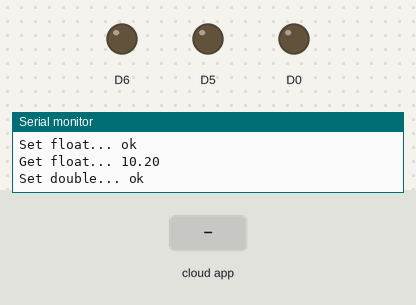
Bench run of a sketch on a simulated ESP8266 (NodeMCU). On the bench: output pins drawn as LEDs (lit = HIGH), the last lines printed to the serial monitor. Inputs (shaded band) come from the test bench. WiFi joins after 1.5 s; servers stay silent unless stated; the Firebase database answers and starts empty.

Above: at 3.3 s.
3.4 s: the phone or cloud app sets string1 to ON
At 4.6 s:
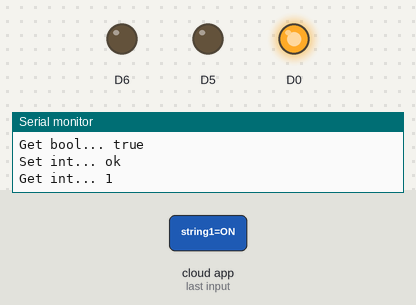
5.4 s: the phone or cloud app sets string2 to ON
At 6.8 s:
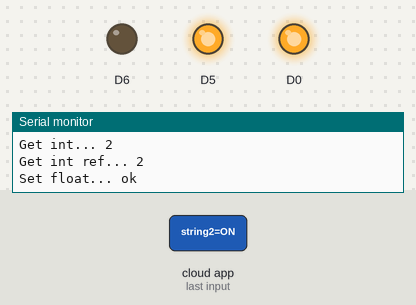
7.3 s: the phone or cloud app sets string1 to OFF
At 8.9 s:
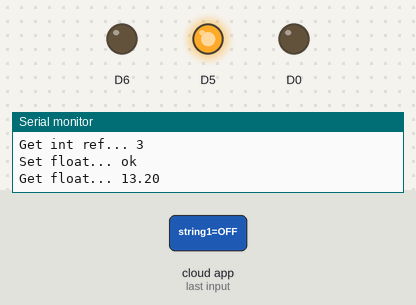
9.3 s: the phone or cloud app sets string3 to ON
At 10.9 s:
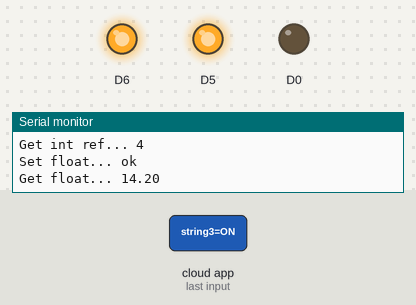
11.2 s: the phone or cloud app sets string2 to T
At 12.1 s:
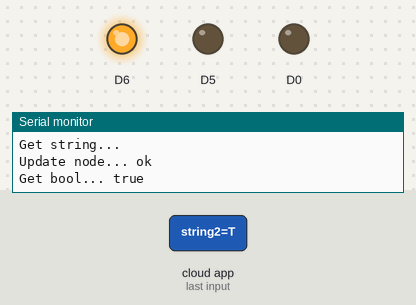
13.2 s: the phone or cloud app sets string1 to ON
At 14.3 s:
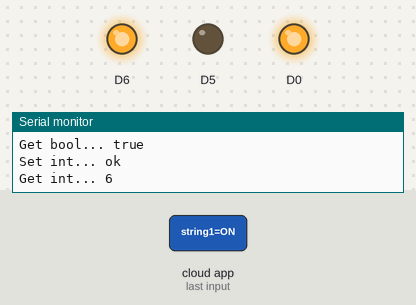
Timing chart, 0 to 16.1 s (numbered marks = the images above; inputs shaded):
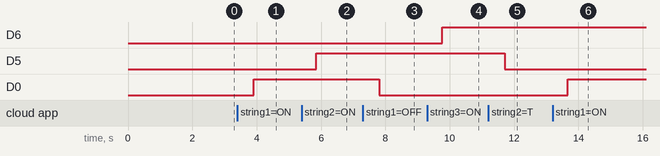

The sketch:

code7.ino
```cpp
#include <Arduino.h>
#include <ESP8266WiFi.h>
#include <FirebaseESP8266.h>
#include "DHT.h"
// Provide the token generation process info.
#include <addons/TokenHelper.h>
// Provide the RTDB payload printing info and other helper functions.
#include <addons/RTDBHelper.h>

/* 1. Define the WiFi credentials */
#define WIFI_SSID "Wifi-2300"
#define WIFI_PASSWORD "Wi2300Fi"
#define DHTTYPE DHT11
// For the following credentials, see examples/Authentications/SignInAsUser/EmailPassword/EmailPassword.ino

/* 2. Define the API Key */
#define API_KEY ""

/* 3. Define the RTDB URL */
#define DATABASE_URL "https://esp-firebase-demo-default-rtdb.europe-west1.firebasedatabase.app/" //<databaseName>.firebaseio.com or <databaseName>.<region>.firebasedatabase.app

/* 4. Define the user Email and password that alreadey registerd or added in your project */
#define USER_EMAIL "inform.k12.1@gmail.com"
#define USER_PASSWORD "Informk.12"


// Define Firebase Data object
FirebaseData fbdo;

FirebaseAuth auth;
FirebaseConfig config;

unsigned long sendDataPrevMillis = 0;

unsigned long count = 0;

#if defined(ARDUINO_RASPBERRY_PI_PICO_W)
WiFiMulti multi;
#endif

// DHT Sensor
uint8_t DHTPin = D8;

// Initialize DHT sensor.
DHT dht(DHTPin, DHTTYPE);

float Temperature;
int Humidity;

void setup()
{

  Serial.begin(115200);

  pinMode(DHTPin, INPUT);//dht

  dht.begin(); //dht

#if defined(ARDUINO_RASPBERRY_PI_PICO_W)
  multi.addAP(WIFI_SSID, WIFI_PASSWORD);
  multi.run();
#else
  WiFi.begin(WIFI_SSID, WIFI_PASSWORD);
#endif

  Serial.print("Connecting to Wi-Fi");
  unsigned long ms = millis();
  while (WiFi.status() != WL_CONNECTED)
  {
    Serial.print(".");
    delay(300);
#if defined(ARDUINO_RASPBERRY_PI_PICO_W)
    if (millis() - ms > 10000)
      break;
#endif
  }
  Serial.println();
  Serial.print("Connected with IP: ");
  Serial.println(WiFi.localIP());
  Serial.println();

  Serial.printf("Firebase Client v%s\n\n", FIREBASE_CLIENT_VERSION);

  /* Assign the api key (required) */
  config.api_key = API_KEY;

  /* Assign the user sign in credentials */
  auth.user.email = USER_EMAIL;
  auth.user.password = USER_PASSWORD;

  /* Assign the RTDB URL (required) */
  config.database_url = DATABASE_URL;

  /* Assign the callback function for the long running token generation task */
  config.token_status_callback = tokenStatusCallback; // see addons/TokenHelper.h

  // Comment or pass false value when WiFi reconnection will control by your code or third party library e.g. WiFiManager
  Firebase.reconnectNetwork(true);

  // Since v4.4.x, BearSSL engine was used, the SSL buffer need to be set.
  // Large data transmission may require larger RX buffer, otherwise connection issue or data read time out can be occurred.
  fbdo.setBSSLBufferSize(4096 /* Rx buffer size in bytes from 512 - 16384 */, 1024 /* Tx buffer size in bytes from 512 - 16384 */);

  // The WiFi credentials are required for Pico W
  // due to it does not have reconnect feature.
#if defined(ARDUINO_RASPBERRY_PI_PICO_W)
  config.wifi.clearAP();
  config.wifi.addAP(WIFI_SSID, WIFI_PASSWORD);
#endif

  // Or use legacy authenticate method
  // config.database_url = DATABASE_URL;
  // config.signer.tokens.legacy_token = "<database secret>";

  // To connect without auth in Test Mode, see Authentications/TestMode/TestMode.ino

  //////////////////////////////////////////////////////////////////////////////////////////////
  // Please make sure the device free Heap is not lower than 80 k for ESP32 and 10 k for ESP8266,
  // otherwise the SSL connection will fail.
  //////////////////////////////////////////////////////////////////////////////////////////////

  Firebase.begin(&config, &auth);
    //pinmode(D8, INPUT);//dht
    pinMode(D0, OUTPUT);
    pinMode(D5, OUTPUT);
    pinMode(D6, OUTPUT);
  Firebase.setDoubleDigits(5);
    Serial.printf("Set bool... %s\n", Firebase.setBool(fbdo, F("/test/bool"), count % 2 == 0) ? "ok" : fbdo.errorReason().c_str());
    Serial.printf("Set string... %s\n", Firebase.setString(fbdo, F("/test/string1"), "D0") ? "ok" : fbdo.errorReason().c_str());
    Serial.printf("Set string... %s\n", Firebase.setString(fbdo, F("/test/string2"), "D5") ? "ok" : fbdo.errorReason().c_str());
    Serial.printf("Set string... %s\n", Firebase.setString(fbdo, F("/test/string3"), "D6") ? "ok" : fbdo.errorReason().c_str());

  // You can use TCP KeepAlive in FirebaseData object and tracking the server connection status, please read this for detail.
  // https://github.com/mobizt/Firebase-ESP8266#about-firebasedata-object
  // fbdo.keepAlive(5, 5, 1);

  /** Timeout options.

  //Network reconnect timeout (interval) in ms (10 sec - 5 min) when network or WiFi disconnected.
  config.timeout.networkReconnect = 10 * 1000;

  //Socket connection and SSL handshake timeout in ms (1 sec - 1 min).
  config.timeout.socketConnection = 10 * 1000;

  //Server response read timeout in ms (1 sec - 1 min).
  config.timeout.serverResponse = 10 * 1000;

  //RTDB Stream keep-alive timeout in ms (20 sec - 2 min) when no server's keep-alive event data received.
  config.timeout.rtdbKeepAlive = 45 * 1000;

  //RTDB Stream reconnect timeout (interval) in ms (1 sec - 1 min) when RTDB Stream closed and want to resume.
  config.timeout.rtdbStreamReconnect = 1 * 1000;

  //RTDB Stream error notification timeout (interval) in ms (3 sec - 30 sec). It determines how often the readStream
  //will return false (error) when it called repeatedly in loop.
  config.timeout.rtdbStreamError = 3 * 1000;

  Note:
  The function that starting the new TCP session i.e. first time server connection or previous session was closed, the function won't exit until the
  time of config.timeout.socketConnection.

  You can also set the TCP data sending retry with
  config.tcp_data_sending_retry = 1;

  */
}

void loop()
{

  // Firebase.ready() should be called repeatedly to handle authentication tasks.

  if (Firebase.ready() && (millis() - sendDataPrevMillis > 1500 || sendDataPrevMillis == 0))
  {
    sendDataPrevMillis = millis();

    //Serial.printf("Set bool... %s\n", Firebase.setBool(fbdo, F("/test/bool"), count % 2 == 0) ? "ok" : fbdo.errorReason().c_str());

    Serial.printf("Get bool... %s\n", Firebase.getBool(fbdo, FPSTR("/test/bool")) ? fbdo.to<bool>() ? "true" : "false" : fbdo.errorReason().c_str());

    // bool bVal;
    // Serial.printf("Get bool ref... %s\n", Firebase.getBool(fbdo, F("/test/bool"), &bVal) ? bVal ? "true" : "false" : fbdo.errorReason().c_str());
    // if (bVal) {
    //   digitalWrite(D0, HIGH);
    // } else {
    //   digitalWrite(D0, LOW);
    // }
    Serial.printf("Set int... %s\n", Firebase.setInt(fbdo, F("/test/int"), count) ? "ok" : fbdo.errorReason().c_str());

    Serial.printf("Get int... %s\n", Firebase.getInt(fbdo, F("/test/int")) ? String(fbdo.to<int>()).c_str() : fbdo.errorReason().c_str());

    int iVal = 0;
    Serial.printf("Get int ref... %s\n", Firebase.getInt(fbdo, F("/test/int"), &iVal) ? String(iVal).c_str() : fbdo.errorReason().c_str());

    Serial.printf("Set float... %s\n", Firebase.setFloat(fbdo, F("/test/float"), count + 10.2) ? "ok" : fbdo.errorReason().c_str());

    Serial.printf("Get float... %s\n", Firebase.getFloat(fbdo, F("/test/float")) ? String(fbdo.to<float>()).c_str() : fbdo.errorReason().c_str());

    Serial.printf("Set double... %s\n", Firebase.setDouble(fbdo, F("/test/double"), count + 35.517549723765) ? "ok" : fbdo.errorReason().c_str());

    Serial.printf("Get double... %s\n", Firebase.getDouble(fbdo, F("/test/double")) ? String(fbdo.to<double>()).c_str() : fbdo.errorReason().c_str());

    // Serial.printf("Set string... %s\n", Firebase.setString(fbdo, F("/test/string"), "10001") ? "ok" : fbdo.errorReason().c_str());

  String sVal;
    Serial.printf("Get string... %s\n", Firebase.getString(fbdo, F("/test/string1"), &sVal) ? fbdo.to<const char *>() : fbdo.errorReason().c_str());
    Serial.println(sVal);
    String sVal1;
    Serial.printf("Get string... %s\n", Firebase.getString(fbdo, F("/test/string2"), &sVal1) ? fbdo.to<const char *>() : fbdo.errorReason().c_str());
    Serial.println(sVal);
    String sVal2;
    Serial.printf("Get string... %s\n", Firebase.getString(fbdo, F("/test/string3"), &sVal2) ? fbdo.to<const char *>() : fbdo.errorReason().c_str());
    Serial.println(sVal);

    String TH_Val;
    Serial.printf("Get string... %s\n", Firebase.getString(fbdo, F("/test/T_Hsensors"), &TH_Val) ? fbdo.to<const char *>() : fbdo.errorReason().c_str());//dht


    if (sVal == "ON") {
       digitalWrite(D0, HIGH);
    } else if (sVal == "OFF") {
      digitalWrite(D0, LOW);
    }
    if (sVal1 == "ON") {
       digitalWrite(D5, HIGH);
    } else if (sVal == "OFF") {
      digitalWrite(D5, LOW);
    }
    if (sVal2 == "ON") {
       digitalWrite(D6, HIGH);
    } else if (sVal == "OFF") {
      digitalWrite(D6, LOW);
    }
    //dht
    if (TH_Val == "T") {//Temperature
      float newT = dht.readTemperature();
      Serial.printf("Set float... %s\n", Firebase.setFloat(fbdo, F("/test/Temperature: "), newT) ? "ok" : fbdo.errorReason().c_str());
    }

    if (TH_Val == "H") {//Humidity
     int newH = dht.readHumidity();
     Serial.printf("Set int... %s\n", Firebase.setInt(fbdo, F("/test/Humidity: "), newH) ? "ok" : fbdo.errorReason().c_str());
    }
    // For the usage of FirebaseJson, see examples/FirebaseJson/BasicUsage/Create_Parse_Edit.ino
    FirebaseJson json;
    if (count == 0)
    {
      json.set("value/round/" + String(count), F("cool!"));
      json.set(F("vaue/ts/.sv"), F("timestamp"));
      Serial.printf("Set json... %s\n", Firebase.set(fbdo, F("/test/json"), json) ? "ok" : fbdo.errorReason().c_str());
    }
    else
    {
      json.add(String(count), "smart!");
      Serial.printf("Update node... %s\n", Firebase.updateNode(fbdo, F("/test/json/value/round"), json) ? "ok" : fbdo.errorReason().c_str());
    }

    Serial.println();

    // For generic set/get functions.

    // For generic set, use Firebase.set(fbdo, <path>, <any variable or value>)

    // For generic get, use Firebase.get(fbdo, <path>).
    // And check its type with fbdo.dataType() or fbdo.dataTypeEnum() and
    // cast the value from it e.g. fbdo.to<int>(), fbdo.to<std::string>().

    // The function, fbdo.dataType() returns types String e.g. string, boolean,
    // int, float, double, json, array, blob, file and null.

    // The function, fbdo.dataTypeEnum() returns type enum (number) e.g. firebase_rtdb_data_type_null (1),
    // firebase_rtdb_data_type_integer, firebase_rtdb_data_type_float, firebase_rtdb_data_type_double,
    // firebase_rtdb_data_type_boolean, firebase_rtdb_data_type_string, firebase_rtdb_data_type_json,
    // firebase_rtdb_data_type_array, firebase_rtdb_data_type_blob, and firebase_rtdb_data_type_file (10)

    count++;
  }
}
```

Measured:
- after the input at 3.4 s, D0: LOW → HIGH after 0.51 s
- after the input at 5.4 s, D5: LOW → HIGH after 0.46 s
- after the input at 7.3 s, D0: HIGH → LOW after 0.51 s
- after the input at 9.3 s, D6: LOW → HIGH after 0.46 s
- after the input at 11.2 s, D5: HIGH → LOW after 0.52 s
- after the input at 13.2 s, D0: LOW → HIGH after 0.47 s
